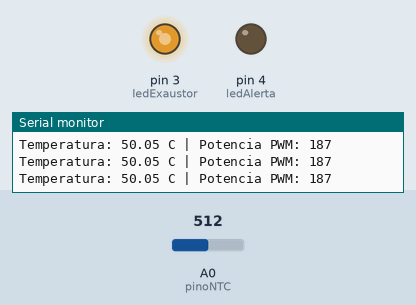
This sketch was run on a simulated Arduino Uno, built with avr-gcc and run on an emulated ATmega328P. Parts: output pins drawn as LEDs (lit = HIGH), the last lines printed to the serial monitor. Inputs (shaded band) come from the test bench; at power-on: A0 (pinoNTC) = 512.

Above: at 1.2 s.
1.3 s: A0 (pinoNTC) set to 716
At 2.5 s:
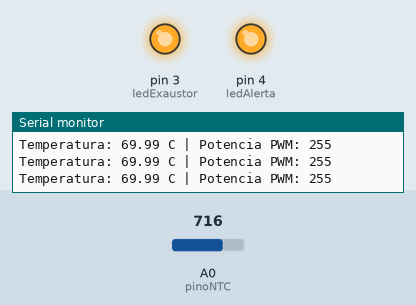
2.8 s: A0 (pinoNTC) set to 625
4.3 s: A0 (pinoNTC) set to 599
At 4.9 s:
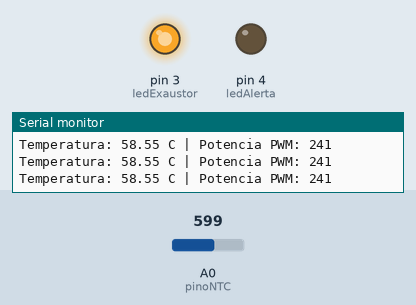
5.8 s: A0 (pinoNTC) set to 306
At 6.6 s:
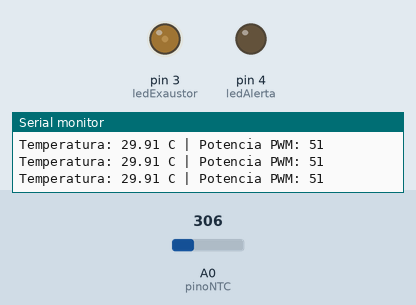
7.3 s: A0 (pinoNTC) set to 900
At 8.3 s:
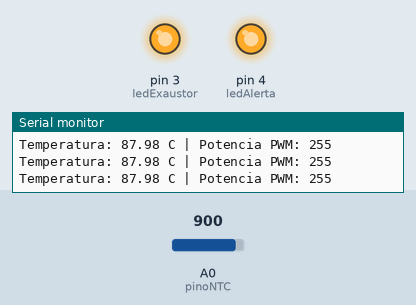
8.8 s: A0 (pinoNTC) set to 122
At 10.0 s:
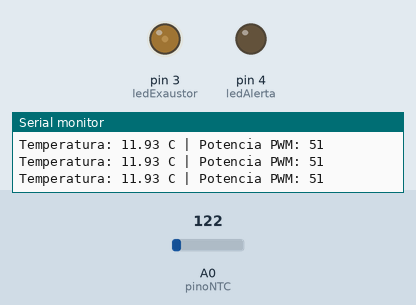
Timing chart, 0 to 11.3 s (numbered marks = the images above; inputs shaded):
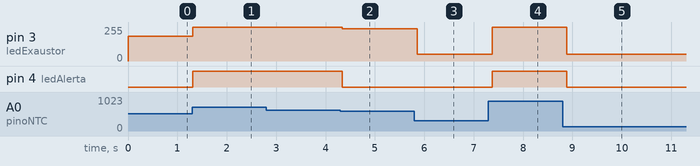

The sketch:

Ex15.ino
```cpp
const int pinoNTC = A0;
const int ledExaustor = 3;
const int ledAlerta = 4;

void setup() {
  pinMode(ledExaustor, OUTPUT);
  pinMode(ledAlerta, OUTPUT);
  Serial.begin(9600);
}

void loop() {
  int leitura = analogRead(pinoNTC);
  float temperatura = (leitura * 100.0) / 1023.0;
  int potenciaPWM = 0;
  if (temperatura < 30.0) {
    potenciaPWM = (255 * 0.20);
    digitalWrite(ledAlerta, LOW);
  }
  else if (temperatura >= 30.0 && temperatura <= 60.0) {
    potenciaPWM = map(temperatura, 30, 60, 51, 255);
    digitalWrite(ledAlerta, LOW);
  }
  else {
    potenciaPWM = 255;
    digitalWrite(ledAlerta, HIGH);
  }
  analogWrite(ledExaustor, potenciaPWM);
  Serial.print("Temperatura: ");
  Serial.print(temperatura);
  Serial.print(" C | Potencia PWM: ");
  Serial.println(potenciaPWM);

  delay(100);
}
```

Measured:
- the behaviour switches between 614 and 613 on A0 (pinoNTC) (found by bisection; images 1 and 2)
- after the input at 1.3 s, pin 3 (ledExaustor): 187/255 → 255/255 at once; pin 4 (ledAlerta): LOW → HIGH at once
- after the input at 4.3 s, pin 3 (ledExaustor): 255/255 → 241/255 at once; pin 4 (ledAlerta): HIGH → LOW at once
- after the input at 5.8 s, pin 3 (ledExaustor): 241/255 → 51/255 after 0.06 s
- after the input at 7.3 s, pin 3 (ledExaustor): 51/255 → 255/255 after 0.07 s; pin 4 (ledAlerta): LOW → HIGH after 0.07 s
- after the input at 8.8 s, pin 3 (ledExaustor): 255/255 → 51/255 after 0.09 s; pin 4 (ledAlerta): HIGH → LOW after 0.09 s
